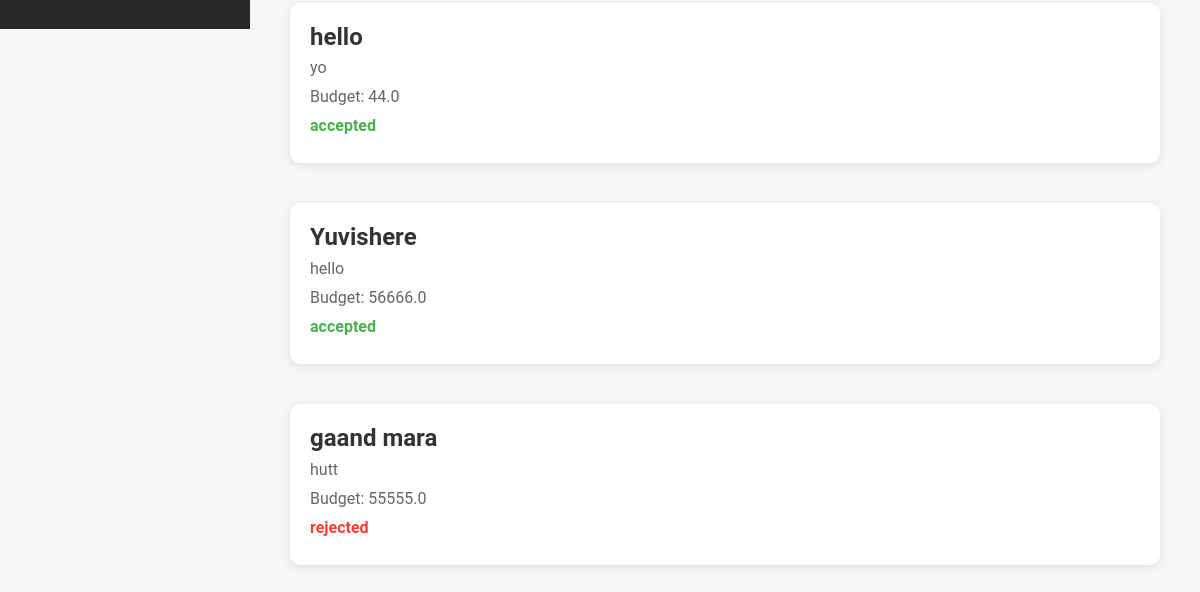
Before: /influencer/campaign/request_status (signed in, lower part) with the older database file.
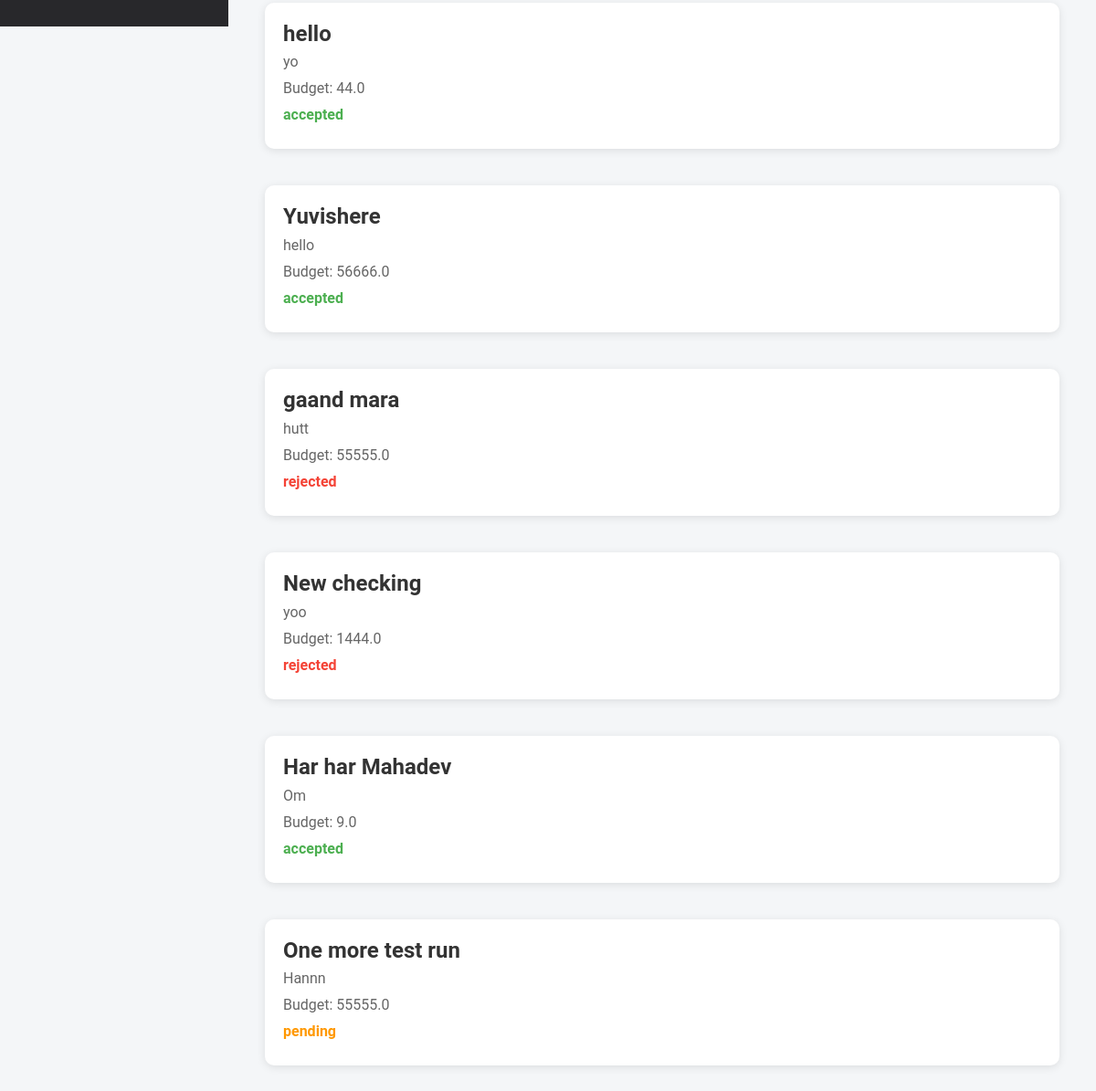
After: the same page with the newer database file.
### models.py (models this page shows, shortened)
class InterestedCampaigns(db.Model):
    __tablename__ = 'interested_campaigns'
    id = db.Column(db.Integer, primary_key=True)
    influencer_id = db.Column(
        db.Integer,
        db.ForeignKey('influencers.id', name='fk_influencer_id'),
        nullable=False
    )
    campaign_id = db.Column(
        db.Integer,
        db.ForeignKey('campaign.id', name='fk_campaign_id'),
        nullable=False
    )
    company_id = db.Column(
        db.Integer,
        db.ForeignKey('company.id', name='fk_company_id'),
        nullable=False
    )
    expressed_at = db.Column(db.DateTime, nullable=False, default=datetime.utcnow)
    status = db.Column(db.String(50), nullable=False, default='pending')
    influencer = db.relationship('Influencer', backref=db.backref('interested_campaigns', lazy=True))
    campaign = db.relationship('Campaign', backref=db.backref('interested_influencers', lazy=True))
    company = db.relationship('Company', backref=db.backref('company_interests', lazy=True))

class Campaign(db.Model):
    __tablename__ = 'campaign'
    id = db.Column(db.Integer, primary_key=True)
    title = db.Column(db.String(200), nullable=False)
    description = db.Column(db.Text, nullable=False)
    budget = db.Column(db.Float, nullable=False)
    start_date = db.Column(db.Date, nullable=False)
    end_date = db.Column(db.Date, nullable=False)
    company_id = db.Column(db.Integer, db.ForeignKey('company.id'), nullable=False)
    status = db.Column(db.String(50), nullable=False, default='pending')
    category = db.Column(db.String(255), nullable=False)
    created_at = db.Column(db.DateTime, nullable=False, default=datetime.utcnow)
    visibility = db.Column(db.String(50), nullable=False, default='public')
    influencers = db.relationship('Influencer', secondary=influencer_campaign_association, back_populates='campaigns')

### influencer_routes.py (the view)
@app.route('/influencer/campaign/request_status')
@influencer_auth_required
def request_status():
    user = Influencer.query.get(session['influencer_id'])
    interests = InterestedCampaigns.query.filter_by(influencer_id=user.id).all()
    return render_template('influencer_request_status.html', user=user, interests=interests)

### influencer_routes.py (called while the page is built)
def influencer_auth_required(func):
    @wraps(func)
    def func2(*args, **kwargs):
        if 'influencer_id' in session:
            return func(*args, **kwargs)
        else:
            flash("Please login first")
            return redirect(url_for('influencer_login'))
    return func2

### templates/influencer_request_status.html (shortened to what this page needs)
{% extends 'layout.html' %}
{% block content %}
    <div class="container-box">
        <div class="sidebar">
            <div class="profile">
            </div>
        </div>
        <div class="main-content">
            <div class="status-list">
                {% for interest in interests %}
                <div class="status-item">
                    <h3>{{ interest.campaign.title }}</h3>
                    <p>{{ interest.campaign.description }}</p>
                    <p>Budget: {{ interest.campaign.budget }}</p>
                    <p class="status {{ interest.status|lower }}">{{ interest.status }}</p>
                </div>
                {% endfor %}
            </div>
        </div>
    </div>
{% endblock %}

Changed rows visible on the page:
added InterestedCampaigns: campaign "New checking", campaign.description "yoo", campaign.budget "1444.0", status "rejected"
added InterestedCampaigns: campaign "Har har Mahadev", campaign.description "Om", campaign.budget "9.0", status "accepted"
added InterestedCampaigns: campaign "One more test run", campaign.description "Hannn", campaign.budget "55555.0", status "pending"
